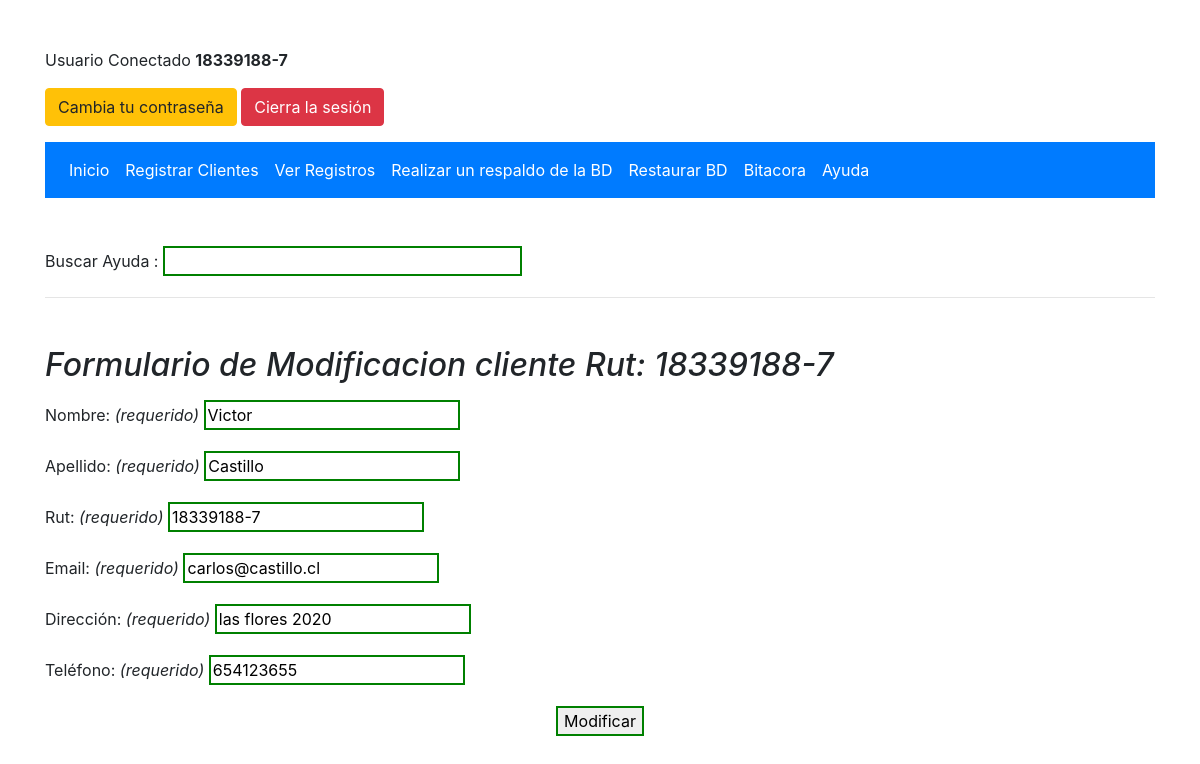
/modificar.php?rut=18339188-7 (signed in), run on the app's committed database.
### tables this page shows
CREATE TABLE IF NOT EXISTS `cliente` (
  `Rut` varchar(10) NOT NULL,
  `Nombre` varchar(30) DEFAULT NULL,
  `Apellido` varchar(30) DEFAULT NULL,
  `Email` varchar(30) DEFAULT NULL,
  `Direccion` varchar(30) DEFAULT NULL,
  `Telefono` varchar(30) DEFAULT NULL,
  `password` varchar(255) DEFAULT NULL,
  `fecha` timestamp NOT NULL DEFAULT current_timestamp() ON UPDATE current_timestamp(),
  `fecha_creacion` timestamp NOT NULL DEFAULT current_timestamp(),
  `fecha_up` timestamp NOT NULL DEFAULT '0000-00-00 00:00:00' ON UPDATE current_timestamp(),
  `ultima_visita` varchar(30) DEFAULT NULL,
  `tiempo_visita` time DEFAULT NULL,
  `info` varchar(255) DEFAULT NULL,
  `ip_cliente` varchar(255) DEFAULT NULL,
  PRIMARY KEY (`Rut`)
);

### modificar.php (the view, shortened to what this page needs)
<?php
require_once "config.php";
$rut=$_GET['rut'];
$querycliente="SELECT Nombre, Apellido, Rut, Email, Direccion, Telefono FROM `cliente` WHERE Rut = '$rut'";
$result = mysqli_query($db_connection, $querycliente);
$row = mysqli_fetch_array($result);
$nombre = $row["Nombre"];
$apellido = $row["Apellido"];
$rut = $row["Rut"];
$email = $row["Email"];
$direccion = $row["Direccion"];
$telefono = $row["Telefono"];
?>
<!doctype html>
<html lang="es">
  <head>
    <link rel="stylesheet" href="https://stackpath.bootstrapcdn.com/bootstrap/4.5.2/css/bootstrap.min.css">
    <link rel="stylesheet" href="css/styles.css">
  </head>
  <body>
      <div class="container mt-5">
      <div class="page-header">
            <p>Usuario Conectado <b><?php echo htmlspecialchars($_SESSION["rut"]); ?></b>
        </div>
        <p>
            <a href="reset-password.php" class="btn btn-warning">Cambia tu contraseña</a>
            <a href="logout.php" class="btn btn-danger">Cierra la sesión</a>
        </p>
          <?php include './nav.php'; ?>
          <div class="mt-5">
        <?php include './buscador.php'; ?>
        </div>
        <hr>
        <div class="mt-5">
          <form name="myForm" action="update.php" method="POST">
            <h2><em>Formulario de Modificacion cliente Rut: <?php echo $rut;?></em></h2>
                <p class="mt-3">
                    <label for="nombre">Nombre: <span><em>(requerido)</em></span></label>
                    <input type="text" name="nombre" class="form-input" value="<?php echo $nombre;?>"  pattern="[A-Za-z]{5,40}" required/>
                </p>
                <p>
                    <label for="apellido">Apellido: <span><em>(requerido)</em></span></label>
                    <input type="text" name="apellido" class="form-input" value="<?php echo $apellido;?>"  pattern="[A-Za-z]{5,40}" required/>
                </p>
                <p>
                    <label for="rut">Rut: <span><em>(requerido)</em></span></label>
                    <input type="text" name="rut" class="form-input" value="<?php echo $rut;?>" required oninput="checkRut(this)"/>
                </p>
                <p>
                    <label for="email">Email: <span><em>(requerido)</em></span></label>
                    <input type="email" name="email" class="form-input" value="<?php echo $email;?>" pattern="[a-z0-9._%+-]+@[a-z0-9.-]+\.[a-z]{2,}${5,40}" required/>
                </p>
                <p>
                    <label for="direccion">Dirección: <span><em>(requerido)</em></span></label>
                    <input type="text" name="direccion" class="form-input" value="<?php echo $direccion;?>" pattern="([a-zA-Z0-9]| |/|\\|@|#|\$|%|&){5,40}" required/>
                </p>
                <p>
                    <label for="telefono">Teléfono: <span><em>(requerido)</em></span></label>
                    <input type="tel" id="phone" name="telefono" class="form-input" value="<?php echo $telefono;?>" required pattern="[0-9]{9}"/>
                </p>
               <center> <input class="form-btn" name="submit" type="submit" value="Modificar" /></center>
            </form>
        </div>
      </div>
  </body>
</html>

### css/styles.css (style rules this page uses)
input:valid, textarea:valid { border: 2px solid green; }

### data on the page
cliente: Rut "18339188-7", nombre "Victor", apellido "Castillo", rut "18339188-7", email "carlos@castillo.cl", direccion "las flores 2020", telefono "654123655"

### other printed values
$_SESSION["rut"] "18339188-7"
